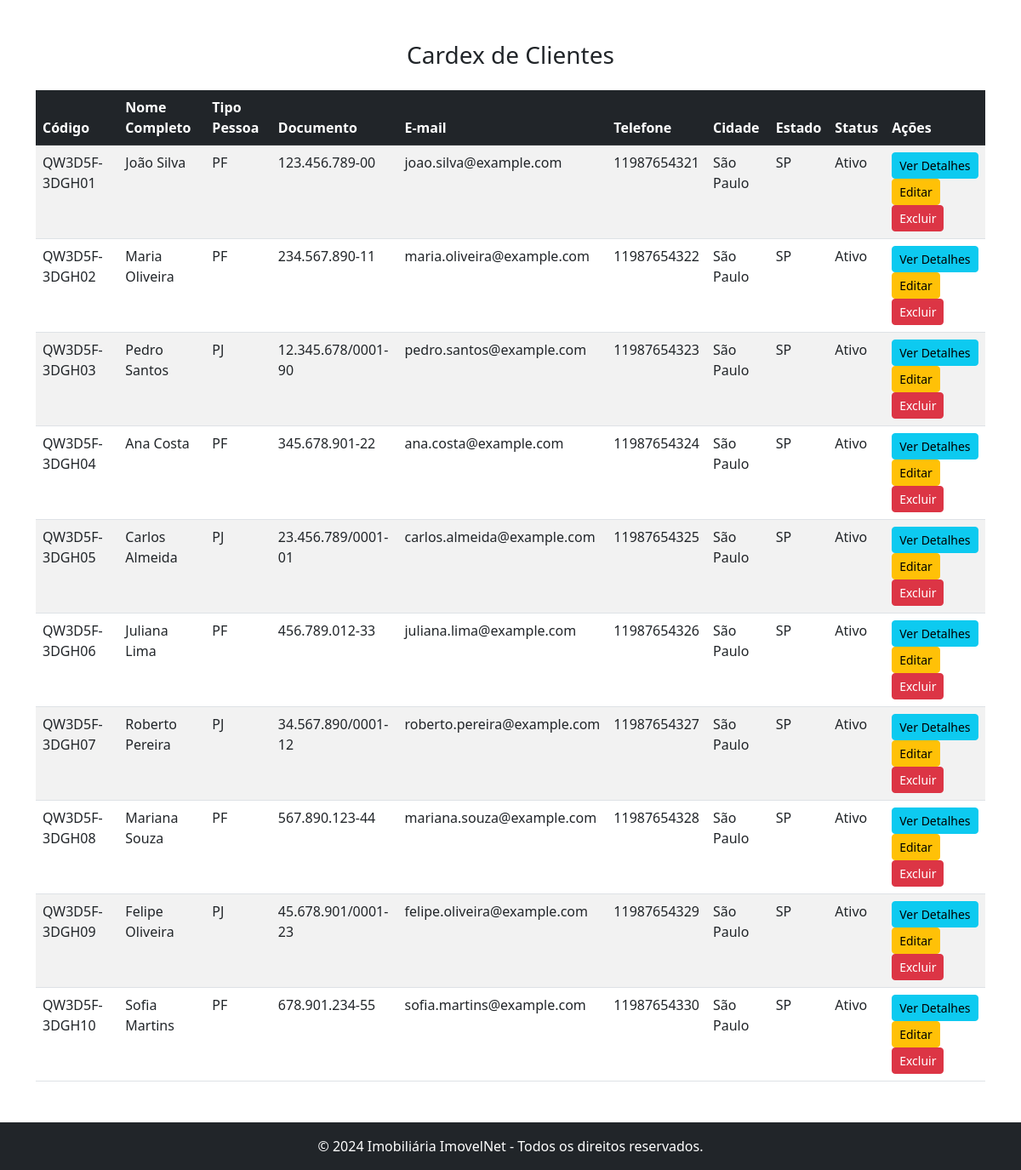
Screenshot of /central/clientes_listagem_cardex.php with the database file from the repository.
### tables this page shows
CREATE TABLE IF NOT EXISTS clientes (
  id_clientes INT AUTO_INCREMENT PRIMARY KEY NOT NULL,
  id_loja INT DEFAULT NULL,
  codigo VARCHAR(50) DEFAULT NULL,
  nome_completo VARCHAR(255) NULL,
  tipo_pessoa ENUM('PJ', 'PF', 'ESTRANGEIRO'),
  documento VARCHAR(255) NULL,
  tipo_cliente ENUM('INQUILICO', 'COMPRADOR', 'VENDEDOR'),
  email VARCHAR(255) DEFAULT NULL,
  telefone VARCHAR(11) DEFAULT NULL,
  cep  VARCHAR(8) DEFAULT NULL,
  endereco VARCHAR(255) DEFAULT NULL,
  endereco_numero VARCHAR(50) DEFAULT NULL,
  complemento VARCHAR(100) DEFAULT NULL,
  bairro VARCHAR(100) DEFAULT NULL,
  cidade VARCHAR(100) DEFAULT NULL,    
  estado CHAR(2) DEFAULT NULL,
  obs tinytext default NULL,
  status ENUM('0', '1'),
  dt_reg DATETIME NULL,
  dt_alt DATETIME NULL
);

### central/includes/menu_site_externo.php (called while the page is built, shortened)
<?php
$nome_site = "ImovelNet";
$info_rodape = "© 2024 Imobiliária $nome_site - Todos os direitos reservados.";
?>

### central/clientes_listagem_cardex.php (the view, shortened to what this page needs)
<?php
include 'conexao.php';
$sql = "SELECT * FROM clientes";
$result = $conn->query($sql);
?>
<!DOCTYPE html>
<html lang="pt-BR">
<head>
    <link href="https://cdn.jsdelivr.net/npm/bootstrap@5.3.0/dist/css/bootstrap.min.css" rel="stylesheet">
</head>
<body>
    <?php include "includes/menu_site_externo.php"; ?>
    <div class="container my-5">
        <h3 class="text-center mb-4">Cardex de Clientes</h3>
        <table class="table table-striped table-hover">
            <thead class="table-dark">
                <tr>
                    <th scope="col">Código</th>
                    <th scope="col">Nome Completo</th>
                    <th scope="col">Tipo Pessoa</th>
                    <th scope="col">Documento</th>
                    <th scope="col">E-mail</th>
                    <th scope="col">Telefone</th>
                    <th scope="col">Cidade</th>
                    <th scope="col">Estado</th>
                    <th scope="col">Status</th>
                    <th scope="col">Ações</th>
                </tr>
            </thead>
            <tbody>
                <?php
                if ($result->num_rows > 0) {
                    while ($row = $result->fetch_assoc()) {
                        echo '<tr>';
                        echo '<td>' . $row["codigo"] . '</td>';
                        echo '<td>' . $row["nome_completo"] . '</td>';
                        echo '<td>' . $row["tipo_pessoa"] . '</td>';
                        echo '<td>' . $row["documento"] . '</td>';
                        echo '<td>' . $row["email"] . '</td>';
                        echo '<td>' . $row["telefone"] . '</td>';
                        echo '<td>' . $row["cidade"] . '</td>';
                        echo '<td>' . $row["estado"] . '</td>';
                        echo '<td>' . ($row["status"] == '1' ? 'Ativo' : 'Inativo') . '</td>';
                        echo '<td>
                                <a href="cliente_detalhes.php?codigo=' . $row["codigo"] . '" class="btn btn-info btn-sm">Ver Detalhes</a>
                                <a href="cliente_editar.php?codigo='   . $row["codigo"] . '" class="btn btn-warning btn-sm">Editar</a>
                                <a href="cliente_excluir.php?codigo='  . $row["codigo"] . '" class="btn btn-danger btn-sm">Excluir</a>
                              </td>';
                        echo '</tr>';
                    }
                } else {
                    echo '<tr><td colspan="10" class="text-center">Nenhum cliente encontrado.</td></tr>';
                }
                ?>
            </tbody>
        </table>
    </div>
    <footer class="bg-light text-center text-lg-start">
        <div class="text-center p-3 bg-dark text-white"><?php echo $info_rodape; ?></div>
    </footer>
</body>
</html>

### rows the page displays
clientes: codigo "QW3D5F-3DGH01", nome_completo "João Silva", tipo_pessoa "PF", documento "123.456.789-00", email "joao.silva@example.com", telefone "11987654321", cidade "São Paulo", estado "SP", status "Ativo"
clientes: codigo "QW3D5F-3DGH02", nome_completo "Maria Oliveira", tipo_pessoa "PF", documento "234.567.890-11", email "maria.oliveira@example.com", telefone "11987654322", cidade "São Paulo", estado "SP", status "Ativo"
clientes: codigo "QW3D5F-3DGH03", nome_completo "Pedro Santos", tipo_pessoa "PJ", documento "12.345.678/0001-90", email "pedro.santos@example.com", telefone "11987654323", cidade "São Paulo", estado "SP", status "Ativo"
clientes: codigo "QW3D5F-3DGH04", nome_completo "Ana Costa", tipo_pessoa "PF", documento "345.678.901-22", email "ana.costa@example.com", telefone "11987654324", cidade "São Paulo", estado "SP", status "Ativo"
clientes: codigo "QW3D5F-3DGH05", nome_completo "Carlos Almeida", tipo_pessoa "PJ", documento "23.456.789/0001-01", email "carlos.almeida@example.com", telefone "11987654325", cidade "São Paulo", estado "SP", status "Ativo"
clientes: codigo "QW3D5F-3DGH06", nome_completo "Juliana Lima", tipo_pessoa "PF", documento "456.789.012-33", email "juliana.lima@example.com", telefone "11987654326", cidade "São Paulo", estado "SP", status "Ativo"
clientes: codigo "QW3D5F-3DGH07", nome_completo "Roberto Pereira", tipo_pessoa "PJ", documento "34.567.890/0001-12", email "roberto.pereira@example.com", telefone "11987654327", cidade "São Paulo", estado "SP", status "Ativo"
clientes: codigo "QW3D5F-3DGH08", nome_completo "Mariana Souza", tipo_pessoa "PF", documento "567.890.123-44", email "mariana.souza@example.com", telefone "11987654328", cidade "São Paulo", estado "SP", status "Ativo"
clientes: codigo "QW3D5F-3DGH09", nome_completo "Felipe Oliveira", tipo_pessoa "PJ", documento "45.678.901/0001-23", email "felipe.oliveira@example.com", telefone "11987654329", cidade "São Paulo", estado "SP", status "Ativo"
clientes: codigo "QW3D5F-3DGH10", nome_completo "Sofia Martins", tipo_pessoa "PF", documento "678.901.234-55", email "sofia.martins@example.com", telefone "11987654330", cidade "São Paulo", estado "SP", status "Ativo"

### other values shown
$info_rodape "© 2024 Imobiliária ImovelNet - Todos os direitos reservados."
